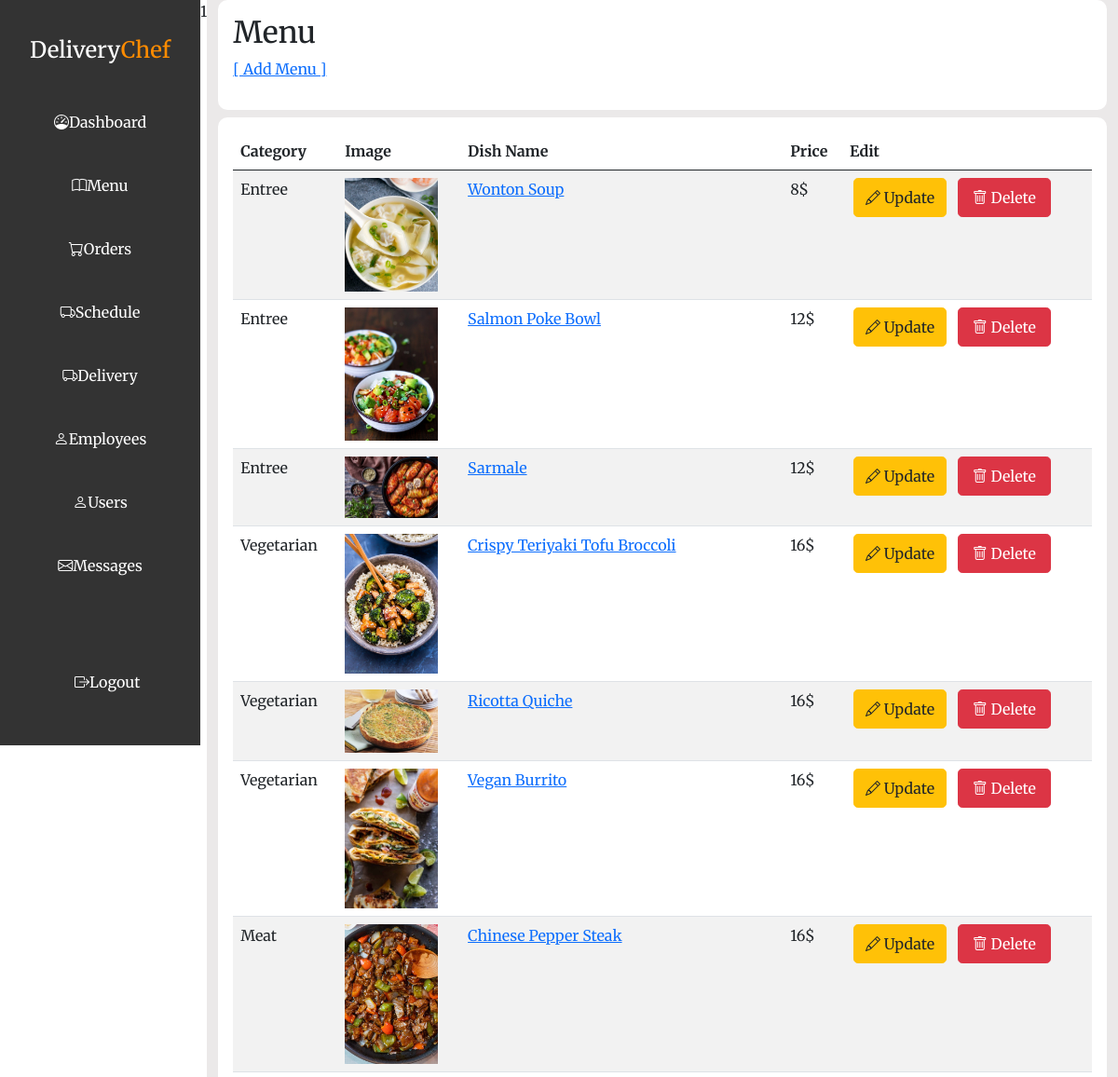
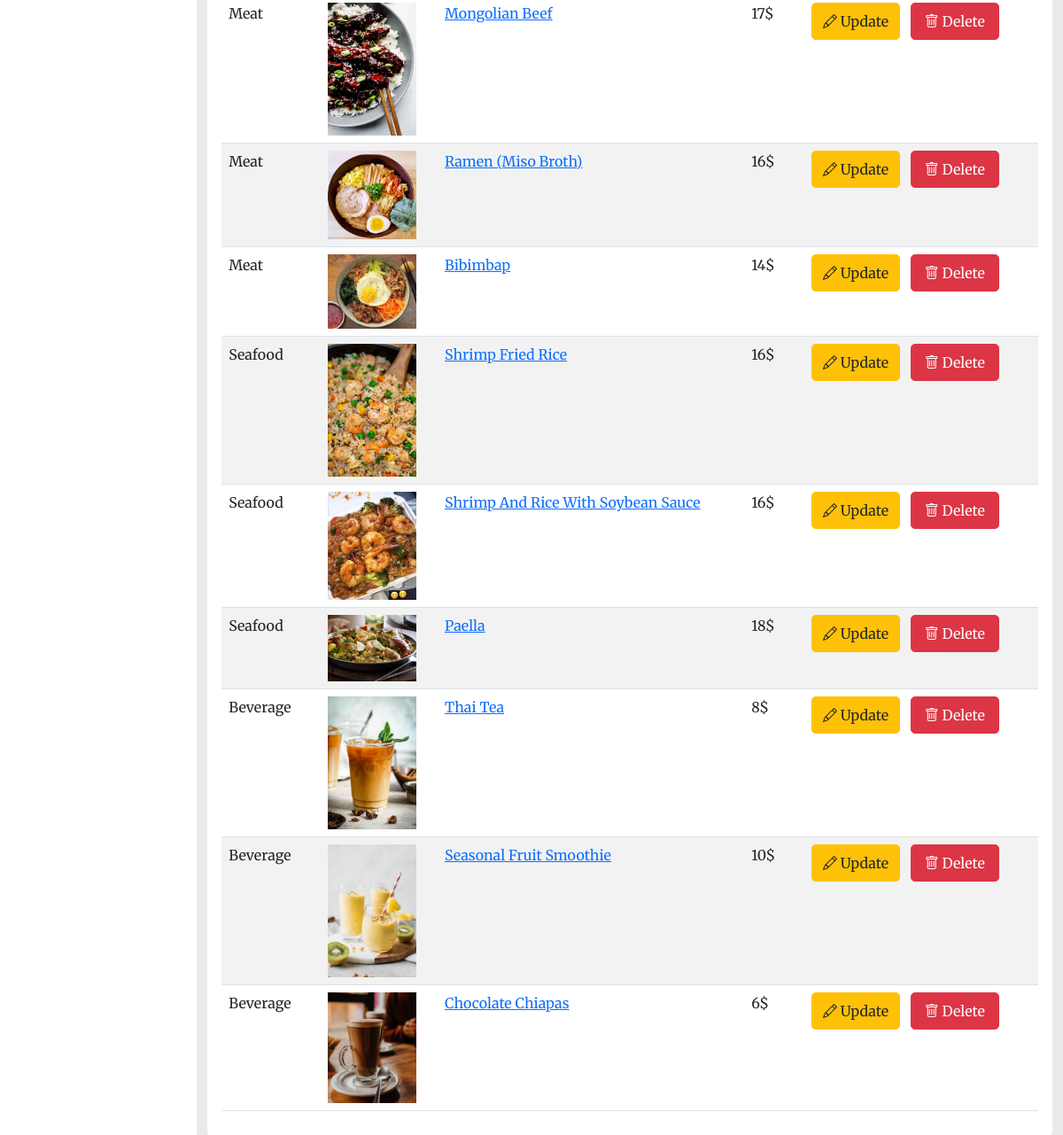
The page /admin_menu_dashbd.php (signed in) on the database its author committed (2 pictures, top to bottom).
### tables this page shows
CREATE TABLE `menu` (
  `menu_id` int(11) NOT NULL,
  `dish_title` varchar(100) NOT NULL,
  `foodcat_id` int(11) NOT NULL,
  `price` bigint(20) NOT NULL,
  `image` varchar(100) DEFAULT NULL,
  `description` text
);

CREATE TABLE `food_cat` (
  `foodcat_id` int(11) NOT NULL,
  `foodcat_desc` varchar(100) NOT NULL
);

### admin_menu_dashbd.php (the view, shortened to what this page needs)
<?php
require_once "dbConnect.php";
  $sql = "SELECT * FROM menu ORDER BY foodcat_id ASC";
  $query = $db->prepare($sql);
  $query->execute();
  $sqlCat = "SELECT foodcat_desc FROM food_cat WHERE foodcat_id = :id";
  $queryCat = $db->prepare($sqlCat);
  $data = [];
?>
<!DOCTYPE html>
<html lang="en">
<head>
  <link rel="stylesheet" href="https://cdn.jsdelivr.net/npm/bootstrap@5.0.2/dist/css/bootstrap.min.css" />
  <link rel="stylesheet" href="https://cdn.jsdelivr.net/npm/bootstrap-icons@1.11.1/font/bootstrap-icons.css" />
  <link rel="stylesheet" type="text/css" href="css/admin.css" />
</head>
<body>
  <div class="main-container d-flex">
    <?= include 'admin_sidebar.php' ?>
    <div class="container-fluid content-container">
      <div class="header-box">
        <div class="header-title p-3">
          <h2>Menu</h2>
          <a href="admin_menu.php">
            <p> [ Add Menu ]</p>
          </a>
        </div>
      </div>
      <div class="card-container p-3 mt-2">
        <div class="table-container">
          <table class="table table-striped table-responsive">
            <thead>
              <tr>
                <th scope="col">Category</th>
                <th scope="col">Image</th>
                <th scope="col">Dish name</th>
                <th scope="col">Price</th>
                <th scope="col">Edit</th>
              </tr>
            </thead>
            <tbody>
              <?php while($row = $query->fetch()) {
                  $data['id']= $row['foodcat_id'];
                  $queryCat->execute($data);
                  $catName = $queryCat->fetchColumn();
                ?>
              <tr>
                <td><?=$catName;?></td>
                <td><img class="menu-img" src="<?=$row['image']; ?>" alt=""></td>
                <td><a href="menuItem.php?item=<?=$row['menu_id']; ?>"><?=$row['dish_title']; ?></a></td>
                <td><?=$row['price'] . "$"; ?></td>
                <td>
                  <button class="btn btn-warning update-delete p-2 mx-1 rounded-3"><a class="text-dark text-decoration-none"
                      href="admin_menu.php?item=<?=$row['menu_id']; ?> "><i class="bi bi-pencil"></i> Update</a></button>
                      <button
                    class="btn btn-danger update-delete p-2 mx-1 rounded-3"><a class="text-decoration-none text-white"
                      href="deleteMenu.php?item=<?=$row['menu_id']; ?>"><i class="bi bi-trash text-white"></i> Delete</a></button>
                </td>
              </tr>
              <?php } ?>
            </tbody>
          </table>
        </div>
      </div>
    </div>
  </div>
</body>
</html>

### css/admin.css (style rules this page uses)
* { margin: 0; padding: 0; font-family: "Merriweather", serif; text-decoration: none; text-transform: capitalize; }
.content-container { background-color: #ebe9e9; }
.header-box { background-color: #fff; border-radius: 10px; }
.card-container { background: #fff; border-radius: 10px; }
.table-container { width: 100%; }
.menu-img { width: 100px; }
.update-delete { width: 100px; }

### rows shown on the page
menu: foodcat.foodcat_desc "Entree", image (picture), dish_title "Wonton Soup", price "8"
menu: foodcat.foodcat_desc "Entree", image (picture), dish_title "Salmon Poke Bowl", price "12"
menu: foodcat.foodcat_desc "Entree", image (picture), dish_title "Sarmale", price "12"
menu: foodcat.foodcat_desc "Vegetarian", image (picture), dish_title "Crispy Teriyaki Tofu Broccoli", price "16"
menu: foodcat.foodcat_desc "Vegetarian", image (picture), dish_title "Ricotta Quiche", price "16"
menu: foodcat.foodcat_desc "Vegetarian", image (picture), dish_title "Vegan Burrito", price "16"
menu: foodcat.foodcat_desc "Meat", image (picture), dish_title "Chinese Pepper Steak", price "16"
menu: foodcat.foodcat_desc "Meat", image (picture), dish_title "Mongolian Beef", price "17"
menu: foodcat.foodcat_desc "Meat", image (picture), dish_title "Ramen (Miso Broth)", price "16"
menu: foodcat.foodcat_desc "Meat", image (picture), dish_title "Bibimbap", price "14"
menu: foodcat.foodcat_desc "Seafood", image (picture), dish_title "Shrimp Fried Rice", price "16"
menu: foodcat.foodcat_desc "Seafood", image (picture), dish_title "Shrimp And Rice With Soybean Sauce", price "16"
menu: foodcat.foodcat_desc "Seafood", image (picture), dish_title "Paella", price "18"
menu: foodcat.foodcat_desc "Beverage", image (picture), dish_title "Thai Tea", price "8"
menu: foodcat.foodcat_desc "Beverage", image (picture), dish_title "Seasonal Fruit Smoothie", price "10"
menu: foodcat.foodcat_desc "Beverage", image (picture), dish_title "Chocolate Chiapas", price "6"

### other values the page prints
include 'admin_sidebar.php' "1"
